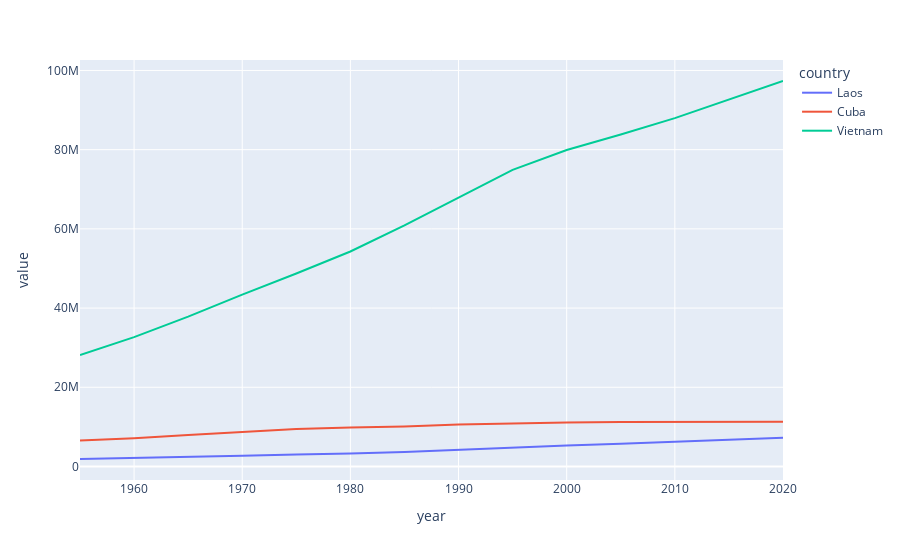

Write notebook code for a chart like this one.
### Code cell
df_selected.plot(kind="line")

### Figure 1 — Plotly figure (JSON) as saved in the notebook; plotly's stock layout.template omitted (floating-point values rounded to 4 significant figures)
{"data": [{"hovertemplate": "country=Laos<br>year=%{x}<br>value=%{y}<extra></extra>", "legendgroup": "Laos", "line": {"color": "#636efa", "dash": "solid"}, "marker": {"symbol": "circle"}, "mode": "lines", "name": "Laos", "orientation": "v", "showlegend": true, "type": "scatter", "x": [1955.0, 1960.0, 1965.0, 1970.0, 1975.0, 1980.0, 1985.0, 1990.0, 1995.0, 2000.0, 2005.0, 2010.0, 2015.0, 2016.0, 2017.0, 2018.0, 2019.0, 2020.0], "xaxis": "x", "y": [1891000.0, 2121000.0, 2383000.0, 2688000.0, 3052000.0, 3258000.0, 3688000.0, 4258000.0, 4846000.0, 5324000.0, 5752000.0, 6249000.0, 6741000.0, 6846000.0, 6953000.0, 7062000.0, 7169000.0, 7276000.0], "yaxis": "y"}, {"hovertemplate": "country=Cuba<br>year=%{x}<br>value=%{y}<extra></extra>", "legendgroup": "Cuba", "line": {"color": "#EF553B", "dash": "solid"}, "marker": {"symbol": "circle"}, "mode": "lines", "name": "Cuba", "orientation": "v", "showlegend": true, "type": "scatter", "x": [1955.0, 1960.0, 1965.0, 1970.0, 1975.0, 1980.0, 1985.0, 1990.0, 1995.0, 2000.0, 2005.0, 2010.0, 2015.0, 2016.0, 2017.0, 2018.0, 2019.0, 2020.0], "xaxis": "x", "y": [6539000.0, 7141000.0, 7958000.0, 8713000.0, 9446000.0, 9849000.0, 10100000.0, 10600000.0, 10890000.0, 11130000.0, 11260000.0, 11230000.0, 11320000.0, 11340000.0, 11340000.0, 11340000.0, 11330000.0, 11330000.0], "yaxis": "y"}, {"hovertemplate": "country=Vietnam<br>year=%{x}<br>value=%{y}<extra></extra>", "legendgroup": "Vietnam", "line": {"color": "#00cc96", "dash": "solid"}, "marker": {"symbol": "circle"}, "mode": "lines", "name": "Vietnam", "orientation": "v", "showlegend": true, "type": "scatter", "x": [1955.0, 1960.0, 1965.0, 1970.0, 1975.0, 1980.0, 1985.0, 1990.0, 1995.0, 2000.0, 2005.0, 2010.0, 2015.0, 2016.0, 2017.0, 2018.0, 2019.0, 2020.0], "xaxis": "x", "y": [28150000.0, 32670000.0, 37860000.0, 43400000.0, 48720000.0, 54280000.0, 60900000.0, 67990000.0, 74910000.0, 79910000.0, 83830000.0, 87970000.0, 92680000.0, 93640000.0, 94600000.0, 95550000.0, 96460000.0, 97340000.0], "yaxis": "y"}], "layout": {"legend": {"title": {"text": "country"}, "tracegroupgap": 0}, "margin": {"t": 60}, "xaxis": {"anchor": "y", "domain": [0, 1], "title": {"text": "year"}}, "yaxis": {"anchor": "x", "domain": [0, 1], "title": {"text": "value"}}}}
